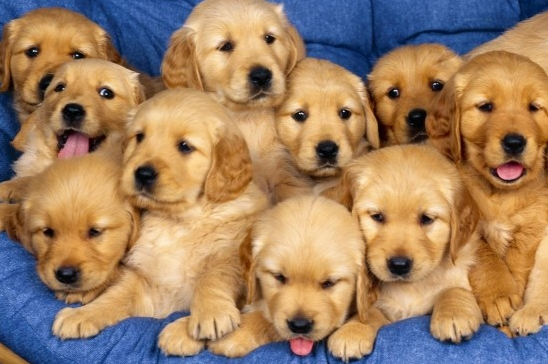
#> input picture images/dog.bmp, 548 x 364 px
$ python 24_blurring.py
#> lines starting #> are read from the running program, lines starting #| are printed output that depends on the picture
'''
5. 영상의 필터링 연산
영상의 필터링 연산(Image Filtering Operation) 은 영상의 특성을 강조하거나 잡음을 제거하기 위해 커널(필터)을 활용하여 픽셀 값을 변환하는 과정입니다. OpenCV에서는 필터링을 통해 노이즈 제거, 엣지 검출, 블러 효과, 샤프닝 등의 처리를 수행할 수 있습니다. 대표적인 필터링 기법으로는 평균 블러링(Averaging), 가우시안 블러링(Gaussian Blur), 미디언 블러링(Median Blur) 등이 있으며, cv2.blur(), cv2.GaussianBlur(), cv2.medianBlur() 함수를 통해 적용할 수 있습니다. 또한, 고급 필터링 기법으로 소벨 필터(Sobel Filter), 라플라시안 필터(Laplacian Filter) 와 같은 엣지 검출 필터도 제공되며, cv2.Sobel() 및 cv2.Laplacian()을 사용하여 적용할 수 있습니다. 필터링 연산은 영상 내 중요한 특징을 강조하거나 불필요한 정보를 제거하는 데 활용되며, 영상 분석 및 전처리에 필수적인 기법입니다.
'''

import cv2
import matplotlib.pyplot as plt
import numpy as np

img = cv2.imread('./images/dog.bmp')
#> img is the input picture: shape (364, 548, 3); mean B, G, R 100.4, 128.9, 159
# img = cv2.imread('./images/noise.bmp')
# img = cv2.imread('./images/gaussian_noise.jpg')
dst1 = cv2.cvtColor(img, cv2.COLOR_BGR2RGB)
dst2 = cv2.blur(img, (7, 7))
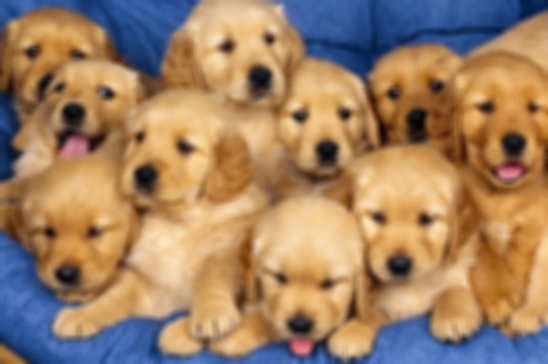
#> dst2: shape (364, 548, 3); mean B, G, R 100.4, 128.9, 159

# GaussianBlur
# 픽셀 주변 값들을 가우시안 분포에 따라 가중 평균에서 흐리게 만듦
# 커널 크기가 클수록 넓은 범위를 흐리게 함
# 전체적으로 흐림 처리만 하고 싶을 때
dst3 = cv2.GaussianBlur(img, (0, 0), 2)

# 픽셀 주변의 값 중에서 중간값을 선택해서 새로운 픽셀 값으로 바꾸는 필터
# 이미지의 각 픽셀을 기준으로 주변 픽셀을 확인한 후 그 중에서 가장 중간값(순서대로 정렬)을 가져와서 그 픽셀을 새로운 값으로 바꿔 블러처리 함
dst4 = cv2.medianBlur(img, 7)

# 양방향 필터(bilateralFilter)
# 엣지(윤곽선) 보전하면서 부드럽게 처리할 수 있는 필터
# 공간 정보 + 픽셀 색상 정보를 함께 고려
# 색상 거리 시그마, 공간 거리 시그마
# 노이즈를 줄이고, 윤곽선을 유지하고 싶을 때
dst5 = cv2.bilateralFilter(img, 12, 100, 100)
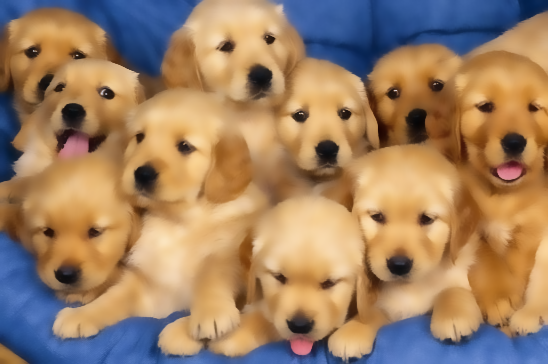
#> dst5: shape (364, 548, 3); mean B, G, R 100.6, 129.2, 159.2
# Canny 엣지 검출
# 엣지를 찾기 위한 임계값을 자동으로 조절하여 엣지를 찾아주는 알고리즘
# lower threshold: 약한 엣지를 설정
# upper threshold: 강한 엣지를 설정
med_val = np.median(img)
#> med_val = 129
lower = int(max(0, 0.7*med_val))
#> lower = 90
upper = int(min(255, 1.3*med_val))
#> upper = 167
print(lower)
#| 90
print(upper)
#| 167
dst6 = cv2.GaussianBlur(img, (3, 3), 0)
dst6 = cv2.Canny(dst6, lower, upper, 3)
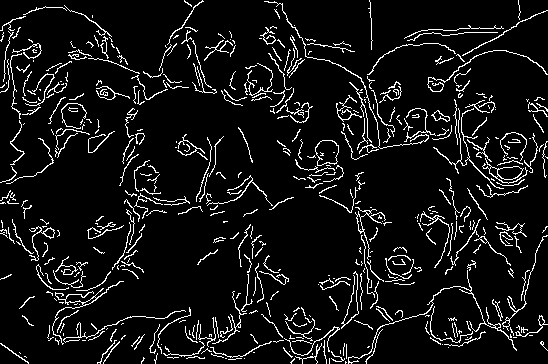
#> dst6: shape (364, 548); 7.8% white in thin lines or dots
cv2.imshow('img', img)
cv2.imshow('dst1', dst1)
cv2.imshow('dst2', dst2)
cv2.imshow('dst3', dst3)
cv2.imshow('dst4', dst4)
cv2.imshow('dst5', dst5)
cv2.imshow('dst6', dst6)
plt.figure(figsize=(10, 5))
for i, k in enumerate([5, 7, 9]):
    # k*k 크기 커널 생성: 예) k=5 1/25로 채워진 5*5 행렬
    kernel = np.ones((k, k)) / k ** 2
    # dst1: 영상, -1: 출력 이미지의 채널을 동일하게,
    filtering = cv2.filter2D(dst1, -1, kernel)
    plt.subplot(1, 3, i+1)
    plt.imshow(filtering)
    plt.title('kernel size: {}'.format(k))
    plt.axis('off')
plt.show()
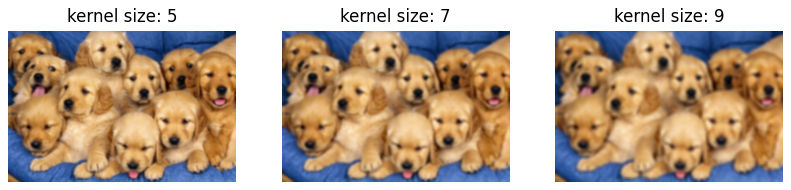
#> figure drawn by matplotlib, 3 panels
cv2.waitKey()

$ run again, with images/field.bmp copied over images/dog.bmp
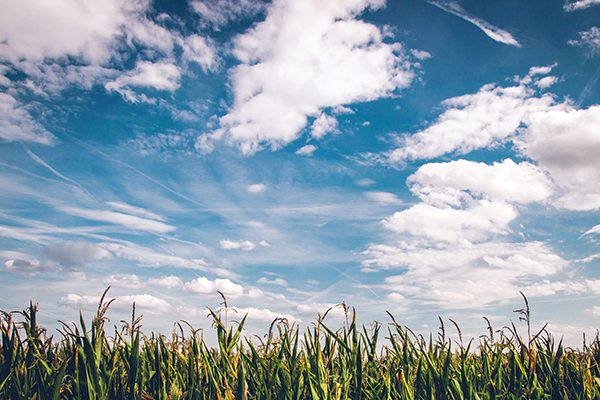
#> input picture images/field.bmp, 600 x 400 px
#> img is the input picture: shape (400, 600, 3); mean B, G, R 173.2, 160.3, 141.8
#> `dst5 = cv2.bilateralFilter(img, 12, 100, 100)`:
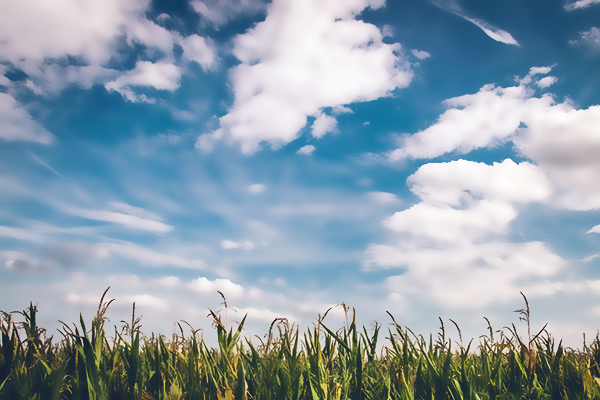
#> dst5: shape (400, 600, 3); mean B, G, R 173.3, 160.1, 141.5
#> med_val = 176
#> lower = 123
#> upper = 228
#| 123
#| 228
#> `dst6 = cv2.Canny(dst6, lower, upper, 3)`:
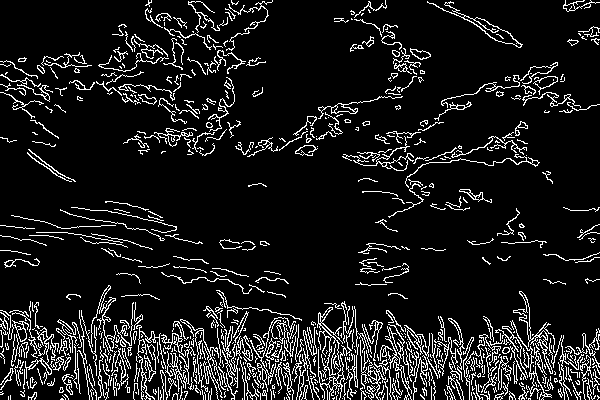
#> dst6: shape (400, 600); 10.5% white in thin lines or dots
